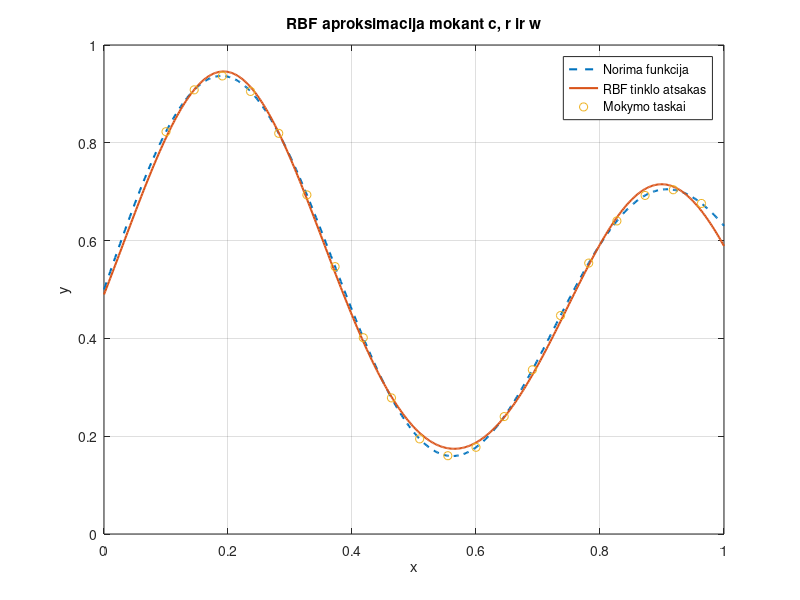
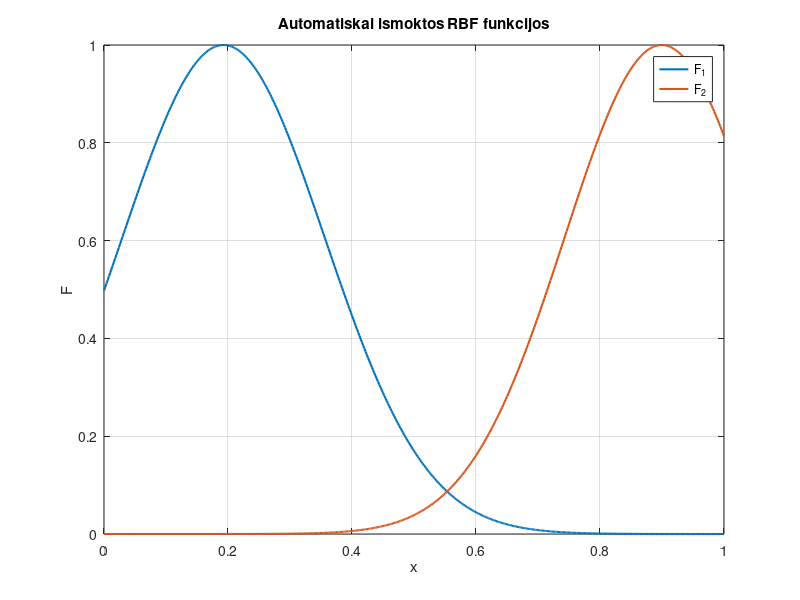
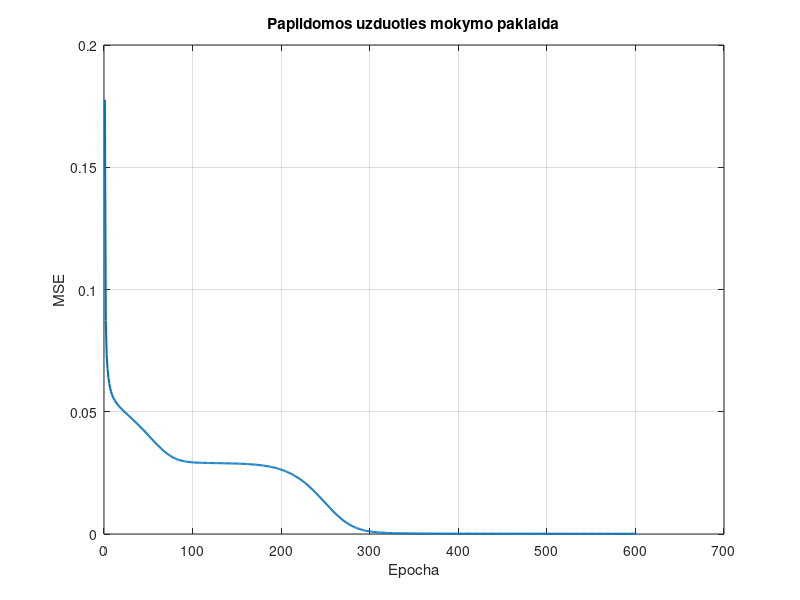

MATLAB code for these plots, in order:
%% IS LAB 3 - PAPILDOMA UZDUOTIS
% RBF tinklo mokymas, kai automatiskai atnaujinami:
%   w1, w2, w0
%   c1, c2
%   r1, r2
%
% Naudojamas gradientinis mokymas.
%
% F = exp(-(x-c)^2/(2*r^2))
% y = w1*F1 + w2*F2 + w0
% e = d-y

clear;
clc;
close all;

%% 1. Mokymo duomenys

x = 0.1:1/22:1;

d = (1 + 0.6*sin(2*pi*x/0.7) + 0.3*sin(2*pi*x))/2;

%% 2. Pradines RBF parametru reiksmes
% Sios reiksmes dabar tik PRADINES - mokymo metu jos keisis.

c1 = 0.25;
c2 = 0.75;

r1 = 0.22;
r2 = 0.22;

%% 3. Pradiniai isejimo svoriai

rng(1);

w1 = 0.4*rand(1)-0.2;
w2 = 0.4*rand(1)-0.2;
w0 = 0.4*rand(1)-0.2;

%% 4. Mokymosi greiciai

eta_w = 0.05;       % svoriams
eta_c = 0.001;      % centrams
eta_r = 0.001;      % spinduliams

MSE = 1;
epoch = 0;

maxEpochs = 20000;
MSE_goal = 0.0001;

%% 5. Mokymas

while MSE > MSE_goal && epoch < maxEpochs

    epoch = epoch + 1;
    error_sum = 0;

    for i = 1:length(x)

        %% RBF funkcijos

        F1 = exp(-(x(i)-c1)^2/(2*r1^2));
        F2 = exp(-(x(i)-c2)^2/(2*r2^2));

        %% Tinklo isejimas

        y = w1*F1 + w2*F2 + w0;

        %% Klaida

        e = d(i) - y;

        error_sum = error_sum + e^2;

        %% Issaugome senus svorius gradientams
        % Centro ir spindulio gradientai turi buti skaiciuojami
        % su svoriais, kurie buvo naudojami skaiciuojant y.

        w1_old = w1;
        w2_old = w2;

        %% 1 RBF centro ir spindulio korekcijos

        delta_c1 = eta_c * e * w1_old * F1 * ...
                   (x(i)-c1)/(r1^2);

        delta_r1 = eta_r * e * w1_old * F1 * ...
                   ((x(i)-c1)^2)/(r1^3);

        %% 2 RBF centro ir spindulio korekcijos

        delta_c2 = eta_c * e * w2_old * F2 * ...
                   (x(i)-c2)/(r2^2);

        delta_r2 = eta_r * e * w2_old * F2 * ...
                   ((x(i)-c2)^2)/(r2^3);

        %% Isejimo svoriu atnaujinimas

        w1 = w1 + eta_w*e*F1;
        w2 = w2 + eta_w*e*F2;
        w0 = w0 + eta_w*e;

        %% Centru atnaujinimas

        c1 = c1 + delta_c1;
        c2 = c2 + delta_c2;

        %% Spinduliu atnaujinimas

        r1 = r1 + delta_r1;
        r2 = r2 + delta_r2;

        % Spindulys negali tapti 0 ar neigiamas
        if r1 < 0.03
            r1 = 0.03;
        end

        if r2 < 0.03
            r2 = 0.03;
        end

    end

    MSE = error_sum/length(x);
    MSE_history(epoch) = MSE;

end

%% 6. Rezultatai

fprintf('--- IS LAB 3 PAPILDOMA UZDUOTIS ---\n');
fprintf('Epochu skaicius = %d\n', epoch);
fprintf('MSE = %.8f\n\n', MSE);

fprintf('Automatiskai ismokti RBF parametrai:\n');
fprintf('c1 = %.6f\n', c1);
fprintf('r1 = %.6f\n', r1);
fprintf('c2 = %.6f\n', c2);
fprintf('r2 = %.6f\n\n', r2);

fprintf('Ismokti isejimo parametrai:\n');
fprintf('w1 = %.6f\n', w1);
fprintf('w2 = %.6f\n', w2);
fprintf('w0 = %.6f\n', w0);

%% 7. Patikrinimas

x_test = 0:0.002:1;

for i = 1:length(x_test)

    F1_test(i) = exp(-(x_test(i)-c1)^2/(2*r1^2));
    F2_test(i) = exp(-(x_test(i)-c2)^2/(2*r2^2));

    y_test(i) = w1*F1_test(i) + ...
                w2*F2_test(i) + w0;

end

d_test = (1 + 0.6*sin(2*pi*x_test/0.7) + ...
              0.3*sin(2*pi*x_test))/2;

%% 8. Aproksimavimo grafikas

figure;

plot(x_test,d_test,'--','LineWidth',1.5);
hold on;
plot(x_test,y_test,'LineWidth',1.5);
plot(x,d,'o','MarkerSize',6);

grid on;

xlabel('x');
ylabel('y');

legend('Norima funkcija', ...
       'RBF tinklo atsakas', ...
       'Mokymo taskai', ...
       'Location','best');

title('RBF aproksimacija mokant c, r ir w');

%% 9. Ismoktos RBF funkcijos

figure;

plot(x_test,F1_test,'LineWidth',1.5);
hold on;
plot(x_test,F2_test,'LineWidth',1.5);

grid on;

xlabel('x');
ylabel('F');

legend('F_1','F_2');
title('Automatiskai ismoktos RBF funkcijos');

%% 10. MSE grafikas

figure;

plot(1:length(MSE_history),MSE_history,'LineWidth',1.5);

grid on;

xlabel('Epocha');
ylabel('MSE');

title('Papildomos uzduoties mokymo paklaida');
